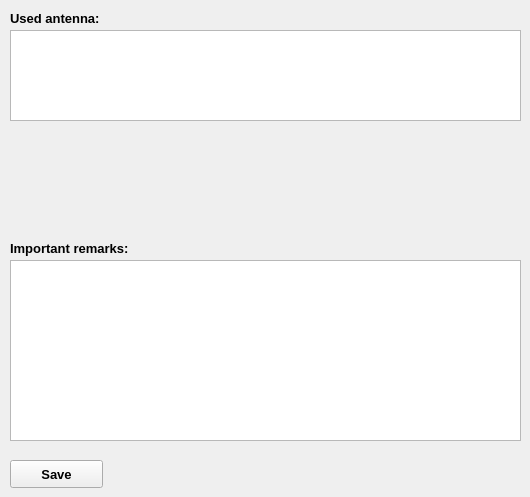
    <widget class="QWidget" name="tab_2">
     <property name="accessibleName">
      <string>Documentation</string>
     </property>
     <attribute name="title">
      <string>Logbook</string>
     </attribute>
     <widget class="QPlainTextEdit" name="plainTextEdit">
      <property name="geometry">
       <rect>
        <x>10</x>
        <y>30</y>
        <width>511</width>
        <height>91</height>
       </rect>
      </property>
     </widget>
     <widget class="QLabel" name="label">
      <property name="geometry">
       <rect>
        <x>10</x>
        <y>10</y>
        <width>121</width>
        <height>16</height>
       </rect>
      </property>
      <property name="font">
       <font>
        <pointsize>10</pointsize>
        <weight>75</weight>
        <bold>true</bold>
       </font>
      </property>
      <property name="text">
       <string>Used antenna:</string>
      </property>
     </widget>
     <widget class="QPlainTextEdit" name="plainTextEdit_2">
      <property name="geometry">
       <rect>
        <x>10</x>
        <y>260</y>
        <width>511</width>
        <height>181</height>
       </rect>
      </property>
     </widget>
     <widget class="QLabel" name="label_2">
      <property name="geometry">
       <rect>
        <x>10</x>
        <y>240</y>
        <width>171</width>
        <height>16</height>
       </rect>
      </property>
      <property name="font">
       <font>
        <pointsize>10</pointsize>
        <weight>75</weight>
        <bold>true</bold>
       </font>
      </property>
      <property name="text">
       <string>Important remarks:</string>
      </property>
     </widget>
     <widget class="QPushButton" name="pushButton_SaveLog">
      <property name="geometry">
       <rect>
        <x>10</x>
        <y>460</y>
        <width>93</width>
        <height>28</height>
       </rect>
      </property>
      <property name="font">
       <font>
        <pointsize>10</pointsize>
        <weight>75</weight>
        <bold>true</bold>
       </font>
      </property>
      <property name="text">
       <string>Save</string>
      </property>
     </widget>
    </widget>
